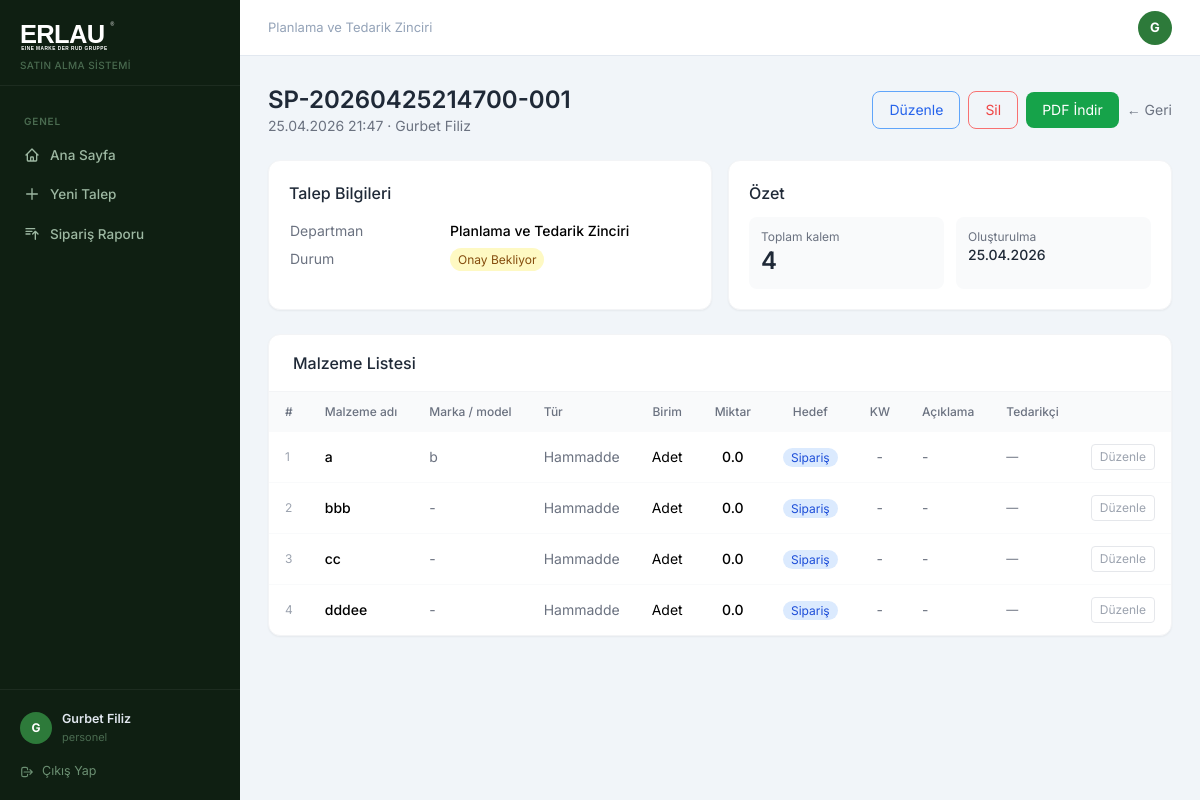
The page /talep/5 (signed in) on the database its author committed.
### app/models.py (models this page shows)
class User(db.Model, UserMixin):
    id = db.Column(db.Integer, primary_key=True)
    name = db.Column(db.String(100), nullable=False)
    email = db.Column(db.String(120), unique=True, nullable=False)
    password = db.Column(db.String(200), nullable=False)
    role = db.Column(db.String(20), default='personel')
    department_id = db.Column(db.Integer, db.ForeignKey('department.id'), index=True)
    created_at = db.Column(db.DateTime, default=datetime.utcnow, index=True)
    is_active = db.Column(db.Boolean, default=True)
    unvan = db.Column(db.String(100))
    telefon = db.Column(db.String(20))
    dogum_tarihi = db.Column(db.Date)
    unvan_pdf_goster = db.Column(db.Boolean, default=False)
    son_giris = db.Column(db.DateTime)
    sifre_degisim_tarihi = db.Column(db.DateTime)
    tablet_pin = db.Column(db.String(6))
    bildirim_email = db.Column(db.Boolean, default=True)
    talepler = db.relationship('TalepFormu', backref='talep_eden', lazy=True)

class Department(db.Model):
    id = db.Column(db.Integer, primary_key=True)
    name = db.Column(db.String(100), nullable=False, unique=True)
    users = db.relationship('User', backref='department', lazy=True)

class TalepFormu(db.Model):
    id = db.Column(db.Integer, primary_key=True)
    siparis_no = db.Column(db.String(50), unique=True, nullable=False, index=True)
    talep_eden_id = db.Column(db.Integer, db.ForeignKey('user.id'), index=True)
    department_id = db.Column(db.Integer, db.ForeignKey('department.id'), index=True)
    durum = db.Column(db.String(30), default='bekliyor', index=True)
    yolda_tarihi = db.Column(db.DateTime)
    created_at = db.Column(db.DateTime, default=datetime.utcnow, index=True)
    updated_at = db.Column(db.DateTime, default=datetime.utcnow, onupdate=datetime.utcnow)
    kalemler = db.relationship('TalepKalem', backref='talep', lazy=True, cascade='all, delete-orphan')
    department = db.relationship('Department', foreign_keys=[department_id])

class TalepKalem(db.Model):
    id = db.Column(db.Integer, primary_key=True)
    talep_id = db.Column(db.Integer, db.ForeignKey('talep_formu.id'), index=True)
    malzeme_adi = db.Column(db.String(200), nullable=False, index=True)
    marka_model = db.Column(db.String(200))
    malzeme_turu = db.Column(db.String(50), index=True)
    birim = db.Column(db.String(20))
    miktar = db.Column(db.Float)
    hedef = db.Column(db.String(20), default='siparis')
    kullanim_amaci = db.Column(db.String(100))
    kullanilan_alan = db.Column(db.String(50))
    proje_makine = db.Column(db.String(200))
    kw = db.Column(db.String(10))
    aciklama = db.Column(db.Text)
    teknik_resim_kodu = db.Column(db.String(100))
    standart = db.Column(db.String(100))
    br_fiyat = db.Column(db.Float)
    toplam_fiyat = db.Column(db.Float)
    para_birimi = db.Column(db.String(10))
    vade_gun = db.Column(db.Integer)
    termin_gun = db.Column(db.Integer)
    tedarikci_id = db.Column(db.Integer, db.ForeignKey('tedarikci.id'))
    tedarikci = db.relationship('Tedarikci', foreign_keys=[tedarikci_id])
    son_alinma_tarihi = db.Column(db.DateTime)
    son_siparis_no = db.Column(db.String(50))

### app/routes.py (the view)
@main.route('/talep/<int:talep_id>')
@login_required
def talep_detay(talep_id):
    talep = db.get_or_404(TalepFormu, talep_id)
    return render_template('talep_detay.html', talep=talep)

### app/models.py (called while the page is built)
@login_manager.user_loader
def load_user(user_id):
    return User.query.get(int(user_id))

### app/templates/talep_detay.html (shortened to what this page needs)
{% extends 'base.html' %}
{% block content %}
<div class="flex items-center justify-between mb-6">
  <div>
    <h1 class="text-2xl font-semibold text-gray-800">{{ talep.siparis_no }}</h1>
    <p class="text-gray-500 text-sm">{{ talep.created_at.strftime('%d.%m.%Y %H:%M') }} · {{ talep.talep_eden.name }}</p>
  </div>
  <div class="flex gap-2 items-center">
    {% if talep.durum == 'bekliyor' and (talep.talep_eden_id == current_user.id or current_user.role == 'admin') %}
    <a href="{{ url_for('main.talep_duzenle', talep_id=talep.id) }}" class="border border-blue-400 text-blue-600 px-4 py-2 rounded-lg text-sm hover:bg-blue-50">Düzenle</a>
    <form method="POST" action="{{ url_for('main.talep_sil', talep_id=talep.id) }}" class="inline"
      onsubmit="return confirm('Bu talep silinecek. Emin misiniz?')">
      <button type="submit" class="border border-red-400 text-red-500 px-4 py-2 rounded-lg text-sm hover:bg-red-50">Sil</button>
    </form>
    {% endif %}
    <a href="{{ url_for('main.talep_pdf', talep_id=talep.id) }}" class="bg-green-600 text-white px-4 py-2 rounded-lg text-sm hover:opacity-90" target="_blank">PDF İndir</a>
    <a href="{{ url_for('main.dashboard') }}" class="text-sm text-gray-500 hover:underline">← Geri</a>
  </div>
</div>
<div class="grid grid-cols-1 md:grid-cols-2 gap-4 mb-6">
  <div class="bg-white rounded-xl border border-gray-100 shadow-sm p-5">
    <h2 class="font-medium text-gray-800 mb-3">Talep Bilgileri</h2>
    <table class="w-full text-sm">
      <tr><td class="text-gray-500 py-1 w-40">Departman</td><td class="font-medium">{{ talep.department.name if talep.department else '-' }}</td></tr>
<tr><td class="text-gray-500 py-1">Durum</td><td>
        {% if talep.durum == 'bekliyor' %}<span class="bg-yellow-100 text-yellow-800 px-2 py-1 rounded-full text-xs">Onay Bekliyor</span>
        {% elif talep.durum == 'onaylandi' %}<span class="bg-green-100 text-green-800 px-2 py-1 rounded-full text-xs">Onaylandı</span>
        {% elif talep.durum == 'iptal' %}<span class="bg-red-100 text-red-800 px-2 py-1 rounded-full text-xs">İptal</span>
        {% else %}<span class="bg-blue-100 text-blue-800 px-2 py-1 rounded-full text-xs">{{ talep.durum }}</span>{% endif %}
      </td></tr>
    </table>
  </div>
  <div class="bg-white rounded-xl border border-gray-100 shadow-sm p-5">
    <h2 class="font-medium text-gray-800 mb-3">Özet</h2>
    <div class="grid grid-cols-2 gap-3">
      <div class="bg-gray-50 rounded-lg p-3">
        <p class="text-xs text-gray-500">Toplam kalem</p>
        <p class="text-2xl font-semibold text-gray-800">{{ talep.kalemler|length }}</p>
      </div>
      <div class="bg-gray-50 rounded-lg p-3">
        <p class="text-xs text-gray-500">Oluşturulma</p>
        <p class="text-sm font-medium text-gray-800">{{ talep.created_at.strftime('%d.%m.%Y') }}</p>
      </div>
    </div>
  </div>
</div>
<div class="bg-white rounded-xl border border-gray-100 shadow-sm overflow-hidden">
  <div class="px-6 py-4 border-b border-gray-100">
    <h2 class="font-medium text-gray-800">Malzeme Listesi</h2>
  </div>
  <div class="overflow-x-auto">
    <table class="w-full text-sm">
      <thead class="bg-gray-50">
        <tr>
          <th class="px-4 py-3 text-left text-xs font-medium text-gray-500">#</th>
          <th class="px-4 py-3 text-left text-xs font-medium text-gray-500">Malzeme adı</th>
          <th class="px-4 py-3 text-left text-xs font-medium text-gray-500">Marka / model</th>
          <th class="px-4 py-3 text-left text-xs font-medium text-gray-500">Tür</th>
          <th class="px-4 py-3 text-center text-xs font-medium text-gray-500">Birim</th>
          <th class="px-4 py-3 text-center text-xs font-medium text-gray-500">Miktar</th>
          <th class="px-4 py-3 text-center text-xs font-medium text-gray-500">Hedef</th>
          <th class="px-4 py-3 text-center text-xs font-medium text-gray-500">KW</th>
          <th class="px-4 py-3 text-left text-xs font-medium text-gray-500">Açıklama</th>
          <th class="px-4 py-3 text-left text-xs font-medium text-gray-500">Tedarikçi</th>
          {% if current_user.role in ['satinalma', 'admin'] or talep.talep_eden_id == current_user.id %}
          <th class="px-4 py-3 text-center text-xs font-medium text-gray-400"></th>
          {% endif %}
        </tr>
      </thead>
      <tbody class="divide-y divide-gray-50">
        {% for kalem in talep.kalemler %}
        <tr class="hover:bg-gray-50">
          <td class="px-4 py-3 text-gray-400 text-xs">{{ loop.index }}</td>
          <td class="px-4 py-3 font-medium">{{ kalem.malzeme_adi }}</td>
          <td class="px-4 py-3 text-gray-500">{{ kalem.marka_model or '-' }}</td>
          <td class="px-4 py-3 text-gray-500">{{ kalem.malzeme_turu or '-' }}</td>
          <td class="px-4 py-3 text-center">{{ kalem.birim }}</td>
          <td class="px-4 py-3 text-center font-medium">{{ kalem.miktar }}</td>
          <td class="px-4 py-3 text-center">
            {% if kalem.hedef == 'stok' %}<span class="bg-green-100 text-green-700 px-2 py-0.5 rounded-full text-xs">Stok</span>
            {% elif kalem.hedef == 'proje' %}<span class="bg-purple-100 text-purple-700 px-2 py-0.5 rounded-full text-xs">Proje</span>
            {% else %}<span class="bg-blue-100 text-blue-700 px-2 py-0.5 rounded-full text-xs">Sipariş</span>{% endif %}
          </td>
          <td class="px-4 py-3 text-center text-gray-500">{{ kalem.kw or '-' }}</td>
          <td class="px-4 py-3 text-gray-500">{{ kalem.aciklama or '-' }}</td>
          <td class="px-4 py-3 text-gray-500 text-xs">{{ kalem.tedarikci.name if kalem.tedarikci else '—' }}</td>
          {% if current_user.role in ['satinalma', 'admin'] or talep.talep_eden_id == current_user.id %}
          <td class="px-4 py-3 text-center">
            <button type="button" onclick="modalAc({{ kalem.id }}, '{{ kalem.malzeme_adi|replace("'", "\\'") }}', {{ kalem.miktar or 0 }}, {{ kalem.br_fiyat or 0 }})"
              class="text-xs text-gray-400 hover:text-blue-600 border border-gray-200 hover:border-blue-300 px-2 py-1 rounded transition-colors">
              Düzenle
            </button>
          </td>
          {% endif %}
        </tr>
        {% endfor %}
      </tbody>
    </table>
  </div>
</div>
{% endblock %}

### app/templates/base.html (shortened to what this page needs)
<!DOCTYPE html>
<html lang="tr">
<head>
<script src="https://cdn.tailwindcss.com"></script>
</head>
<body>
{% if current_user.is_authenticated %}
<div style="display:flex">
  <aside class="sidebar" style="position:sticky;top:0;height:100vh;overflow-y:auto;display:flex;flex-direction:column">
    <div style="padding:20px 20px 12px;border-bottom:1px solid rgba(255,255,255,.06)">
      <img src="{{ url_for('static', filename='logo.svg') }}" alt="Erlau" style="height:32px;filter:brightness(0) invert(1)">
      <p style="font-size:10px;color:#4a6b50;margin-top:6px;font-weight:500;letter-spacing:.04em">SATIN ALMA SİSTEMİ</p>
    </div>
    <nav style="padding:12px 0;flex:1">
      <div class="sidebar-section">Genel</div>
      <a href="{{ url_for('main.dashboard') }}" class="sidebar-link {% if request.endpoint == 'main.dashboard' %}active{% endif %}">
        <svg fill="none" stroke="currentColor" viewBox="0 0 24 24"><path stroke-linecap="round" stroke-linejoin="round" stroke-width="2" d="M3 12l2-2m0 0l7-7 7 7M5 10v10a1 1 0 001 1h3m10-11l2 2m-2-2v10a1 1 0 01-1 1h-3m-6 0a1 1 0 001-1v-4a1 1 0 011-1h2a1 1 0 011 1v4a1 1 0 001 1m-6 0h6"/></svg>
        Ana Sayfa
      </a>
      <a href="{{ url_for('main.yeni_talep') }}" class="sidebar-link {% if request.endpoint == 'main.yeni_talep' %}active{% endif %}">
        <svg fill="none" stroke="currentColor" viewBox="0 0 24 24"><path stroke-linecap="round" stroke-linejoin="round" stroke-width="2" d="M12 4v16m8-8H4"/></svg>
        Yeni Talep
      </a>
      <a href="{{ url_for('satin_alma.siparis_raporu') }}" class="sidebar-link {% if request.endpoint == 'satin_alma.siparis_raporu' %}active{% endif %}">
        <svg fill="none" stroke="currentColor" viewBox="0 0 24 24"><path stroke-linecap="round" stroke-linejoin="round" stroke-width="2" d="M3 4h13M3 8h9m-9 4h6m4 0l4-4m0 0l4 4m-4-4v12"/></svg>
        Sipariş Raporu
      </a>
    </nav>
    <div style="padding:12px;border-top:1px solid rgba(255,255,255,.06)">
      <a href="{{ url_for('main.profil') }}" style="display:flex;align-items:center;gap:10px;padding:8px;border-radius:8px;text-decoration:none;transition:background .15s" onmouseover="this.style.background='rgba(255,255,255,.06)'" onmouseout="this.style.background='transparent'">
        <div style="width:32px;height:32px;border-radius:50%;background:#2d7a3a;display:flex;align-items:center;justify-content:center;font-size:12px;font-weight:700;color:#fff;flex-shrink:0">{{ current_user.name[:1].upper() }}</div>
        <div style="flex:1;min-width:0">
          <p style="font-size:12.5px;font-weight:600;color:#e2e8f0;white-space:nowrap;overflow:hidden;text-overflow:ellipsis">{{ current_user.name }}</p>
          <p style="font-size:11px;color:#4a6b50;white-space:nowrap;overflow:hidden;text-overflow:ellipsis">{{ current_user.unvan or current_user.role }}</p>
        </div>
      </a>
      <a href="{{ url_for('auth.logout') }}" style="display:flex;align-items:center;gap:8px;padding:7px 8px;border-radius:8px;font-size:12.5px;color:#6b8f72;text-decoration:none;transition:all .15s;margin-top:2px" onmouseover="this.style.color='#ef4444';this.style.background='rgba(239,68,68,.08)'" onmouseout="this.style.color='#6b8f72';this.style.background='transparent'">
        <svg style="width:14px;height:14px" fill="none" stroke="currentColor" viewBox="0 0 24 24"><path stroke-linecap="round" stroke-linejoin="round" stroke-width="2" d="M17 16l4-4m0 0l-4-4m4 4H7m6 4v1a3 3 0 01-3 3H6a3 3 0 01-3-3V7a3 3 0 013-3h4a3 3 0 013 3v1"/></svg>
        Çıkış Yap
      </a>
    </div>
  </aside>
  <div class="content-area">
    <div class="topbar">
      <p style="font-size:13px;color:#94a3b8">{{ current_user.department.name if current_user.department else 'Erlau' }}</p>
      <a href="{{ url_for('main.profil') }}" style="width:34px;height:34px;border-radius:50%;background:#2d7a3a;display:flex;align-items:center;justify-content:center;font-size:13px;font-weight:700;color:#fff;text-decoration:none">{{ current_user.name[:1].upper() }}</a>
    </div>
    <div class="page-content">
{% endif %}
{% block content %}{% endblock %}
{% if current_user.is_authenticated %}
    </div>
  </div>
</div>
{% else %}
</div>
{% endif %}
</body>
</html>

### app/templates/base.html (style rules this page uses)
* { font-family: 'Inter', sans-serif; }
.sidebar { background: #0f1f12; min-height: 100vh; width: 240px; flex-shrink: 0; }
.sidebar-link { display: flex; align-items: center; gap: 10px; padding: 9px 16px; border-radius: 8px; font-size: 13.5px; font-weight: 500; color: #9db8a2; transition: all .15s; margin: 1px 8px; text-decoration: none; }
.sidebar-link svg { width: 16px; height: 16px; flex-shrink: 0; }
.sidebar-section { font-size: 10px; font-weight: 600; color: #4a6b50; text-transform: uppercase; letter-spacing: .08em; padding: 16px 24px 6px; }
.content-area { flex: 1; background: #f1f5f9; min-height: 100vh; overflow-x: hidden; }
.topbar { background: #fff; border-bottom: 1px solid #e2e8f0; padding: 0 28px; height: 56px; display: flex; align-items: center; justify-content: space-between; position: sticky; top: 0; z-index: 10; }
.page-content { padding: 28px; }

### rows shown on the page
User: name "G", name "Gurbet Filiz", unvan+role "personel", talep_eden.name "Gurbet Filiz"
Department: department "Planlama ve Tedarik Zinciri"
TalepFormu: siparis_no "SP-20260425214700-001", created_at "25.04.2026 21:47", created_at "25.04.2026"
TalepKalem: malzeme_adi "a", marka_model "b", malzeme_turu "Hammadde", birim "Adet", miktar "0.0", hedef "Sipariş", kw "-", aciklama "-", tedarikci "—"
TalepKalem: malzeme_adi "bbb", marka_model "-", malzeme_turu "Hammadde", birim "Adet", miktar "0.0", hedef "Sipariş", kw "-", aciklama "-", tedarikci "—"
TalepKalem: malzeme_adi "cc", marka_model "-", malzeme_turu "Hammadde", birim "Adet", miktar "0.0", hedef "Sipariş", kw "-", aciklama "-", tedarikci "—"
TalepKalem: malzeme_adi "dddee", marka_model "-", malzeme_turu "Hammadde", birim "Adet", miktar "0.0", hedef "Sipariş", kw "-", aciklama "-", tedarikci "—"

### other values the page prints
{{ talep.kalemler|length }} "4"
